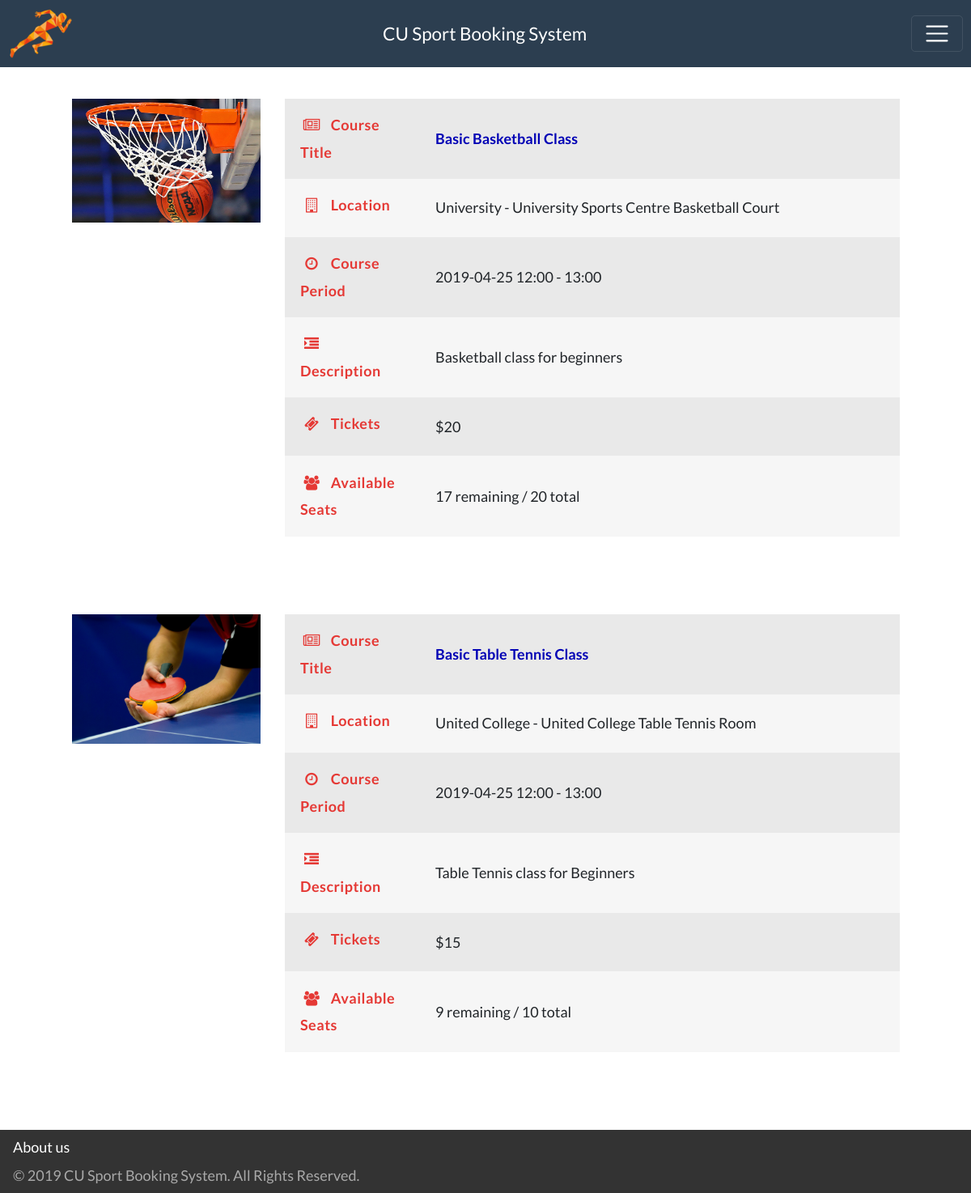
The page /index.php/course/course_main on the database its author committed.
### tables this page shows
CREATE TABLE `course` (
  `course_id` int(10) NOT NULL,
  `name` varchar(256) NOT NULL,
  `start_time` datetime NOT NULL,
  `end_time` datetime NOT NULL,
  `price` int(3) NOT NULL,
  `available_seats` int(3) NOT NULL,
  `description` text NOT NULL,
  `image` varchar(256) NOT NULL DEFAULT 'default.png',
  `level_id` int(1) NOT NULL,
  `email` varchar(256) NOT NULL
);

### application/controllers/course.php (called while the page is built, shortened)
<?php if ( ! defined('BASEPATH')) exit('No direct script access allowed');
class Course extends SBooking_Controller
{
  public function course_main()
  {
    $this->load->model('Course_model');
    $this->load->model('Participate_model');
    $data = $this->getHeaderData();
    $data['courses'] = $this->Course_model->course_search();
    $data['seat_remain'] = array();
    foreach ($data['courses'] as $course) {
      $data['date'] = substr($course->start_time, 0, 10);
      $data['start_time'] = substr($course->start_time, 11, 5);
      $data['end_time'] = substr($course->end_time, 11, 5);
      $seat_remain = $course->seats - $this->Participate_model->get_participate_by_id($course->course_id, 1);
      array_push(
        $data['seat_remain'],
        $seat_remain
      );
    }
    $data['detail_url'] = $data['page_url'] . 'course/id/';
    $this->load->view('header', $data);
    $this->load->view('course', $data);
    $this->load->view('footer');
  }
}
?>

### index.php (called while the page is built, shortened)
<?php
require_once BASEPATH.'core/CodeIgniter.php';

### application/models/Course_model.php (called while the page is built, shortened)
<?php
class Course_model extends CI_Model
{
    public function course_search()
    {
      $this->db->select(
        'course.course_id AS course_id,
        course.name AS course_name,
        course.start_time AS start_time,
        course.end_time AS end_time,
        college.name AS college,
        venue.name AS venue,
        course.price AS price,
        course.available_seats AS seats,
        course.description AS description,
        sports.image AS course_image');
      $this->db->from('course');
      $this->db->join('course_session', 'course_session.course_id = course.course_id', 'right');
      $this->db->join('session', 'session.session_id = course_session.session_id');
      $this->db->join('venue', 'venue.venue_id = session.venue_id');
      $this->db->join('college', 'college.college_id = venue.college_id');
      $this->db->join('sports', 'sports.sports_id = venue.sports_id');
      $this->db->where('course.start_time >', 'NOW()');
      $this->db->group_by('course_id');
      $query = $this->db->get();
      return $query->result();
    }
}
?>

### application/core/SBooking_Controller.php (called while the page is built, shortened)
<?php
class SBooking_Controller extends CI_Controller
{
  private $page_url, $image_url, $css_url, $js_url;
  private $header_data;
  public function __construct()
  {
    $this->page_url = base_url().'index.php/';
    $this->image_url = base_url().'images/';
    $this->css_url = base_url().'styles/';
    $this->js_url = base_url().'scripts/';
    $this->header_data = array(
      'title' => '',
      'nav' => '',
      'page_url' => $this->page_url,
      'image_url' => $this->image_url,
      'css_file' => array(),
      'js_file' => array()
    );
  }
  protected function setTitle($title)
  {
    $this->header_data['title'] = $title;
  }
  protected function setNav($nav)
  {
    $this->header_data['nav'] = $nav;
  }
  protected function getHeaderData()
  {
    return $this->header_data;
  }
  protected function loadCSS($path)
  {
    array_push(
        $this->header_data['css_file'],
        $this->css_url.$path
    );
  }
  protected function loadJS($path)
  {
    array_push(
      $this->header_data['js_file'],
      $this->js_url.$path
    );
  }
}
?>

### application/models/Participate_model.php (called while the page is built, shortened)
<?php
class Participate_model extends CI_Model
{
    public function get_participate_by_id($course_id, $method)
    {
      $this->db->from('participate');
      $this->db->where('course_id', $course_id);
      if ($method == 0) {
        return $this->db->get()->result();
      }elseif ($method == 1) {
        return $this->db->count_all_results();
      }
    }
}
?>

### application/views/course.php (the view, shortened to what this page needs)
<div class="wrapper">
    <section class="container-fluid" id="course-container">
        <?php
        $count = 0;
        foreach ($courses as $course) : ?>
            <div class="course row">
                <div class="course-info col-lg-3">
                  <a href="<?php echo $detail_url . $course->course_id; ?>">
                    <img src="<?php echo base_url(); ?>images/sports/<?php echo $course->course_image; ?>"
                         alt="Sport thumbnail">
                  </a>
                </div>
                <div class="course-info col col-lg-9">
                    <div class="course-info">
                        <table>
                            <tbody>
                            <tr>
                                <th scope="row">
                                    <i class="fa fa-newspaper-o" aria-hidden="true"></i>
                                    <span>Course Title</span>
                                </th>
                                <td>
                                    <a href="<?php echo $detail_url . $course->course_id; ?>">
                                        <?php echo $course->course_name; ?>
                                    </a>
                                </td>
                            </tr>
                            <tr>
                                <th scope="row">
                                    <i class="fa fa-building-o" aria-hidden="true"></i>
                                    <span>Location</span>
                                </th>
                                <td>
                                    <?php echo $course->college . " - " . $course->venue; ?></td>
                            </tr>
                            <tr>
                                <th scope="row">
                                    <i class="fa fa-clock-o" aria-hidden="true"></i>
                                    <span>Course Period</span>
                                </th>
                                <td>
                                    <?php echo $date . " " . $start_time . " - " . $end_time; ?></td>
                            </tr>
                            <tr>
                                <th scope="row">
                                    <i class="fa fa-indent" aria-hidden="true"></i>
                                    <span>Description</span>
                                </th>
                                <td><?php echo $course->description; ?></td>
                            </tr>
                            <tr>
                                <th scope="row">
                                    <i class="fa fa-ticket" aria-hidden="true"></i>
                                    <span>Tickets</span>
                                </th>
                                <td>
                                    <?php echo "$" . $course->price; ?>
                                </td>
                            </tr>
                            <tr>
                                <th scope="row">
                                    <i class="fa fa-users" aria-hidden="true"></i>
                                    <span>Available Seats</span>
                                </th>
                                <td>
                                    <?php
                                    if ($seat_remain[$count] == 0) {
                                        echo 'FULL /';
                                    } else {
                                        echo $seat_remain[$count] . " remaining /";
                                    }
                                    ?>
                                    <?php echo $course->seats . " total"; ?>
                                </td>
                            </tr>
                            </tbody>
                        </table>
                    </div>
                </div>
            </div>
            <?php
            $count = $count + 1;
        endforeach; ?>
    </section>
</div>

### application/views/header.php (shortened to what this page needs)
<!DOCTYPE html>
<html>
<head>
    <?php foreach ($css_file as $file): ?>
        <link rel="stylesheet" href="<?php echo $file; ?>">
    <?php endforeach; ?>
</head>
<body>
<header>
    <nav class="navbar navbar-expand-lg navbar-dark bg-primary">
        <a href="<?php echo base_url(); ?>" class="d-none d-400-block">
            <img src="<?php echo base_url(); ?>images/logo_64px.png" class="d-inline-block align-top" alt="" id="nav-icon">
        </a>
        <a class="navbar-brand" href="<?php echo base_url(); ?>">
            <span id="title">CU Sport Booking System</span>
        </a>
        <button class="navbar-toggler" type="button" data-toggle="collapse" data-target="#navbarSupportedContent"
                aria-controls="navbarSupportedContent" aria-expanded="false" aria-label="Toggle navigation">
            <span class="navbar-toggler-icon"></span>
        </button>
    </nav>
</header>

### application/views/footer.php (shortened to what this page needs)
        <footer>
            <div class="link-container">
                <div class="about">
                    <a href="<?php echo base_url(); ?>index.php/about_us">About us</a>
                </div>
            </div>
            <div class="copy-right">
                &copy; <?php echo date("Y");?> CU Sport Booking System. All Rights Reserved.
            </div>
        </footer>
    </body>
</html>

### styles/style.css (style rules this page uses)
html { color: #222; font-size: 1em; line-height: 1.4; }
audio, canvas, iframe, img, svg, video { vertical-align: middle; }

### styles/custom.css (style rules this page uses)
* { font-family: 'Lato', sans-serif; }
html { position: relative; height: 100%; min-height: 100vh; font-size: 1rem; }
@media (min-width: 576px) { html { font-size: 1.2rem; } }
@media (min-width: 768px) { html { font-size: 1.2rem; } }
@media (min-width: 992px) { html { font-size: 1.2rem; } }
body { height: 100%; }
.wrapper { min-height: 100vh; }

### styles/header.css (style rules this page uses)
nav { width: 100%; text-overflow: unset; }
@media (min-width: 992px) { header .navbar { padding: .5rem; } }
@media (max-width: 1200px) { header .navbar-expand-lg .navbar-toggler { display: unset; } }
@media (max-width: 1200px) { header .navbar-expand-lg { justify-content: space-between!important; } }
@media (min-width: 400px) { .d-400-block { display: block !important; } }
.navbar { z-index: 1; }

### styles/footer.css (style rules this page uses)
footer { position: relative; clear: both; width: auto; padding: 8px 16px; background: #333 !important; color: #a9a9a9; display: flex; align-items: flex-start; flex-direction: column; }
.link-container { display: flex; margin-bottom: 8px; }
.link-container > div { margin-right: 16px; }
footer a { color: #fff; }

### styles/course_listing.css (style rules this page uses)
.course { margin: 5rem 5%; }
.course:nth-child(1) { margin: 0 5%; }
.course .course-info { height: 100%; overflow-x: auto; }
.course .course-info img { display: block; max-width: 100%; height: auto; }
.course .course-info table { width: 100%; border: none; border-radius: 5px; }
.course .course-info tr > * { padding: 1rem; }
.course .course-info th { width: 22%; color: #e53935; letter-spacing: .5px; }
.course .course-info th .fa { width: 1.5rem; height: 1.5rem; margin-right: 5px; }
.course .course-info td { width: 78%; text-align: justify; }
.course .course-info tr:nth-child(odd) { background-color: #e9e9e9; }
.course .course-info tr:nth-child(even) { background-color: #f6f6f6; }
.course-info { margin-left: auto; margin-right: auto; }
.course-info a { color: #0000b5; font-weight: bold; }

### rows shown on the page
course: shows a picture, name "Basic Basketball Class", college "University", venue "University Sports Centre Basketball Court", description "Basketball class for beginners", price "20", available_seats "20"
course: shows a picture, name "Basic Table Tennis Class", college "United College", venue "United College Table Tennis Room", description "Table Tennis class for Beginners", price "15", count "9", available_seats "10"
